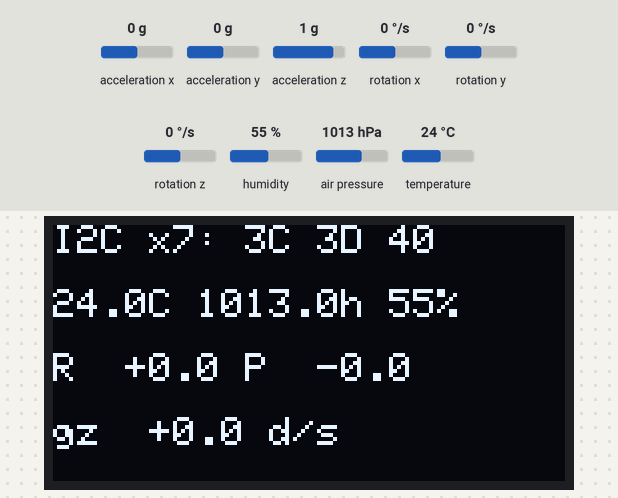
The program below on a simulated ESP32-S3. Shown: 128×64 one-colour display. Wiring (inferred from the names in the program): MPU-6050 motion sensor at I2C address 0x68. The test bench sets the inputs (shaded band); at power-on: acceleration x 0 g, acceleration y 0 g, acceleration z 1 g, air pressure 1013 hPa, temperature 24 °C, humidity 55 %, rotation x 0 °/s, rotation y 0 °/s, rotation z 0 °/s. What the program prints to the serial monitor is not drawn.

Above: at 2.8 s.
2.9 s: acceleration x set to -1.4 g
At 4.4 s:
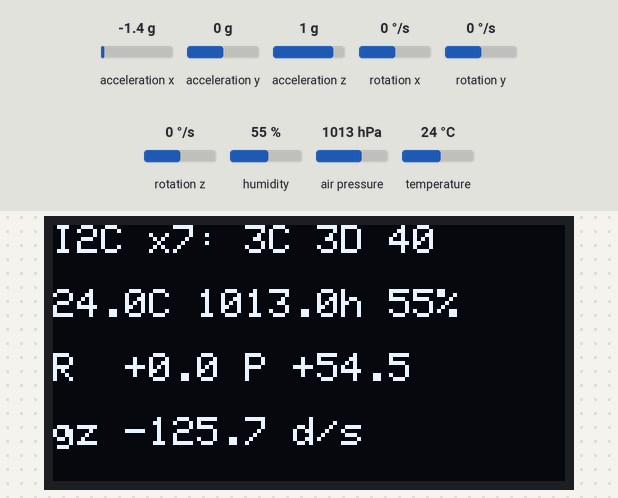
4.7 s: acceleration y set to -1.4 g
At 5.3 s:
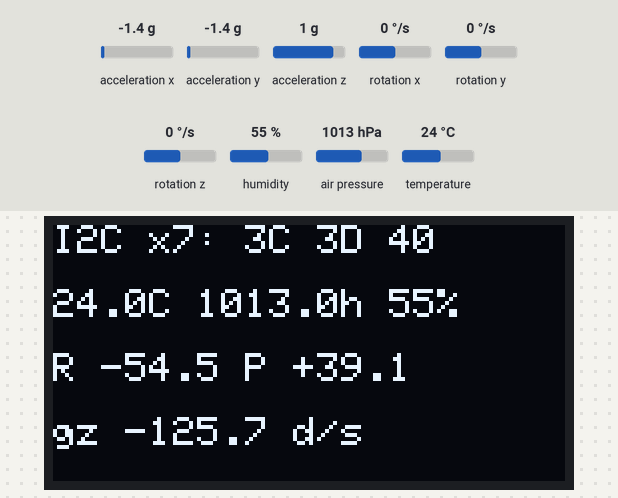
6.3 s: acceleration z set to -1.4 g
At 7.4 s:
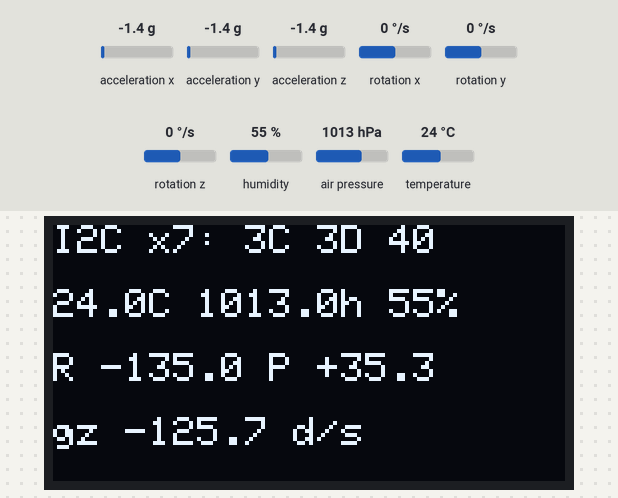
7.9 s: air pressure set to 952 hPa
At 9.7 s:
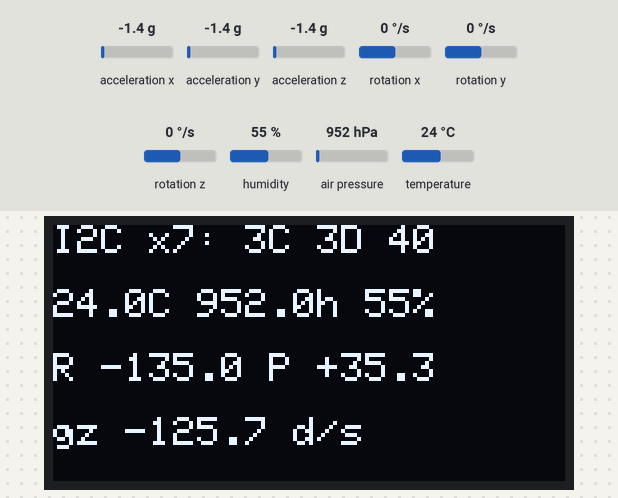
10.0 s: temperature set to 0 °C
At 11.8 s:
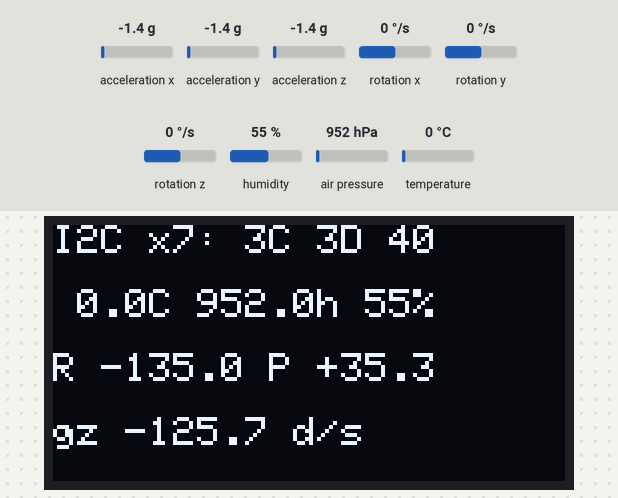
12.1 s: humidity set to 22 %
At 13.2 s:
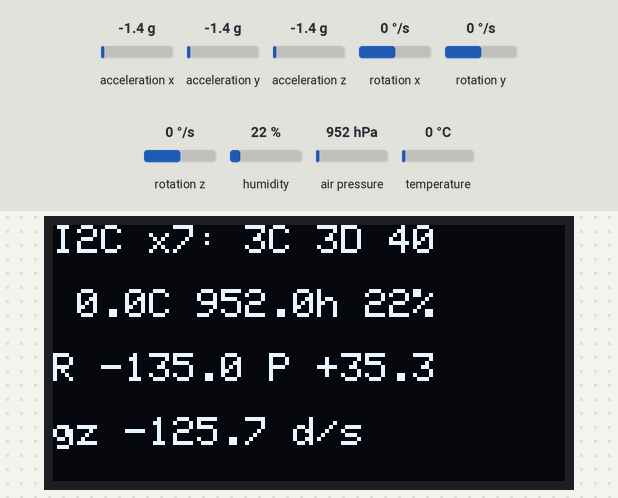
Timing chart, 0 to 15.1 s (numbered marks = the images above; inputs shaded):
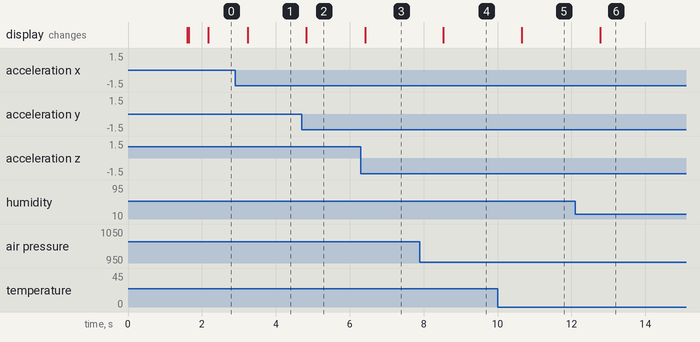

The program:

main.cpp
```cpp
#include <Arduino.h>
#include <Wire.h>
#include <Adafruit_Sensor.h>
#include <Adafruit_BME280.h>
#include <Adafruit_GFX.h>
#include <Adafruit_SSD1306.h>

// 06_i2c_sensor_suite —— 三传感器共线首发：BME280 + MPU6050 + OLED 同挂一条 I2C
// 目的：自费玩一套的核心预演——"一条总线挂全部传感器"就是 04 遥测节点的最终形态
//       （INA219 到货后挂上第 4 个地址 0x40，即为完整四件套）
// 驱动策略：BME280/OLED 用 Adafruit 库（温度补偿/显存刷新太复杂不自研）；
//           MPU6050 手写裸寄存器驱动——40 行看透"I2C 器件 = 寄存器读写"的本质，
//           且对国产兼容芯免疫（不卡 WHO_AM_I 校验）
// 接线：全部按模块丝印对号入座——VCC→3V3、GND→GND、SCL→GPIO9、SDA→GPIO8（面包板共线）

#define PIN_SDA 8
#define PIN_SCL 9

Adafruit_BME280  bme;
Adafruit_SSD1306 oled(128, 64, &Wire, -1);   // 第 4 参 reset=-1：I2C 小屏无复位脚

bool    bmeOk = false, mpuOk = false, oledOk = false;
uint8_t bmeAddr = 0, mpuAddr = 0, oledAddr = 0;
uint8_t found[16], nFound = 0;

// ———— MPU6050 裸寄存器层（寄存器地址出自其数据手册） ————
#define MPU_PWR_MGMT 0x6B   // 上电处于睡眠态，写 0 唤醒
#define MPU_ACCEL_CFG 0x1C  // 写 0 = 量程 ±2g
#define MPU_GYRO_CFG  0x1B  // 写 0 = 量程 ±250°/s
#define MPU_DATA      0x3B  // 测量数据首地址：ax ay az temp gx gy gz（大端 16 位 ×7）
#define MPU_WHO_AM_I  0x75

static bool mpuWrite(uint8_t reg, uint8_t val) {
    Wire.beginTransmission(mpuAddr);
    Wire.write(reg);
    Wire.write(val);
    return Wire.endTransmission() == 0;
}

static uint8_t mpuReadReg(uint8_t reg) {
    Wire.beginTransmission(mpuAddr);
    Wire.write(reg);
    Wire.endTransmission(false);                 // repeated-start：读完不断开
    Wire.requestFrom(mpuAddr, (uint8_t)1);
    return Wire.read();
}

// 一次连续读 14 字节拿全部 7 个量（数据手册规定必须连续读，拆开读会前后不同步）
static bool mpuRead14(int16_t out[7]) {
    Wire.beginTransmission(mpuAddr);
    Wire.write(MPU_DATA);
    if (Wire.endTransmission(false) != 0) return false;
    if (Wire.requestFrom(mpuAddr, (uint8_t)14) != 14) return false;
    uint8_t buf[14];
    for (uint8_t i = 0; i < 14; i++) buf[i] = Wire.read();
    for (uint8_t i = 0; i < 7; i++) out[i] = (int16_t)((buf[2 * i] << 8) | buf[2 * i + 1]);
    return true;
}

// ———— 总线扫描 ————
static void scanBus() {
    Serial.printf("[I2C] 扫描总线 (SDA=%d, SCL=%d) ...\n", PIN_SDA, PIN_SCL);
    for (uint8_t a = 1; a < 0x7F; a++) {
        Wire.beginTransmission(a);
        if (Wire.endTransmission() != 0) continue;
        found[nFound++] = a;
        const char *tag = "";
        if (a == 0x68) tag = "  ← MPU6050";
        if (a == 0x69) tag = "  ← MPU6050（AD0 拉高版）";
        if (a == 0x76 || a == 0x77) tag = "  ← BME280";
        if (a == 0x3C) tag = "  ← OLED";
        if (a == 0x3D) tag = "  ← OLED（备选地址）";
        Serial.printf("[I2C]   发现器件 0x%02X%s\n", a, tag);
    }
    if (!nFound) Serial.println("[I2C]   一个都没扫到 → 查 3V3/GND/SDA/SCL 四线丝印是否都插对插实");
    else {
        Serial.printf("[I2C] 共 %d 个器件在线\n", nFound);
        for (uint8_t i = 0; i < nFound; i++) {
            if (!mpuAddr && (found[i] == 0x68 || found[i] == 0x69)) mpuAddr = found[i];
            if (!bmeAddr && (found[i] == 0x76 || found[i] == 0x77)) bmeAddr = found[i];
            if (!oledAddr && (found[i] == 0x3C || found[i] == 0x3D)) oledAddr = found[i];
        }
    }
}

void setup() {
    Serial.begin(115200);
    delay(1500);
    Serial.println("\n================================================");
    Serial.println("🧩 06_i2c_sensor_suite — BME280 + MPU6050 + OLED 共线首发");
    Serial.println("================================================");

    Wire.begin(PIN_SDA, PIN_SCL);
    scanBus();

    // MPU6050：唤醒 + 量程配置 + 试读一次
    if (mpuAddr) {
        mpuOk = mpuWrite(MPU_PWR_MGMT, 0x00) && mpuWrite(MPU_ACCEL_CFG, 0x00) &&
                mpuWrite(MPU_GYRO_CFG, 0x00) && [&] { int16_t d[7]; return mpuRead14(d); }();
        Serial.printf("[MPU] 0x%02X %s（WHO_AM_I=0x%02X；非 0x68 属国产兼容芯，照常使用）\n",
                      mpuAddr, mpuOk ? "就绪" : "应答但读数失败", mpuReadReg(MPU_WHO_AM_I));
    } else Serial.println("[MPU] 未上总线（GY-521 只接 VCC/GND/SCL/SDA 四脚，XDA/XCL/AD0/INT 悬空）");

    // BME280：0x60=正品判定，同 05 工程
    if (bmeAddr) {
        bmeOk = bme.begin(bmeAddr);
        if (bme.sensorID() == 0x58) { bmeOk = false; Serial.println("[BME] 芯片 ID 0x58 → BMP280 假芯，找店家退换 ✘"); }
        else Serial.printf("[BME] 0x%02X %s（ID 0x%02X）\n", bmeAddr, bmeOk ? "就绪" : "握手失败", bme.sensorID());
    } else Serial.println("[BME] 未上总线");

    // OLED：初始化并打欢迎屏
    if (oledAddr) {
        oledOk = oled.begin(SSD1306_SWITCHCAPVCC, oledAddr);
        if (oledOk) {
            oled.clearDisplay();
            oled.setTextSize(1);
            oled.setTextColor(SSD1306_WHITE);
            oled.setCursor(0, 0);
            oled.print("UAV-LAB-01  06-suite\nI2C first light!");
            oled.display();
            Serial.printf("[OLED] 0x%02X 就绪，屏上应已出现欢迎行\n", oledAddr);
        } else Serial.println("[OLED] 初始化失败（地址在扫但不响应）→ 拍屏背面丝印核对地址");
    } else Serial.println("[OLED] 未上总线");

    Serial.printf("\n%s\n", (mpuOk + bmeOk + oledOk) == 3
        ? "✅ 三器件共线全通——“一条总线挂全部传感器”架构预演达成"
        : "⚠️ 有器件缺席，按上方提示排查后按板载 RST 重扫");
}

void loop() {
    static uint32_t n = 0, lastBme = 0;
    static float tc = 0, hpa = 0, rh = 0;

    // BME280 每 2s 刷一次（气压温度补偿读取耗时，不必每轮读）
    if (bmeOk && millis() - lastBme > 2000) {
        lastBme = millis();
        tc = bme.readTemperature();
        hpa = bme.readPressure() / 100.0f;
        rh = bme.readHumidity();
    }

    int16_t d[7];
    bool haveMpu = mpuOk && mpuRead14(d);

    float roll = 0, pitch = 0, gzdps = 0;
    if (haveMpu) {
        float ax = d[0] / 16384.0f, ay = d[1] / 16384.0f, az = d[2] / 16384.0f;  // ±2g 量程 → g
        gzdps = d[12] / 131.0f;                                                          // ±250 → °/s
        // 加速度计姿态角（静止时准；运动/振动需滤波——那是 T1.2 与毕设 #4 的正戏）
        roll  = atan2f(ay, az) * RAD_TO_DEG;
        pitch = atan2f(-ax, sqrtf(ay * ay + az * az)) * RAD_TO_DEG;
    }

    Serial.printf("#%05lu %s| T %5.1fC P %6.1fhPa H %4.1f%%\n", (unsigned long)++n,
                  haveMpu ? "" : "MPU-- ",
                  tc, hpa, rh);
    if (haveMpu)
        Serial.printf("       Roll %+6.1f  Pitch %+6.1f  gz %+6.1f d/s\n", roll, pitch, gzdps);

    if (oledOk) {
        char l[24];
        oled.clearDisplay();
        oled.setCursor(0, 0);
        snprintf(l, sizeof(l), "I2C x%d: %02X %02X %02X", nFound,
                 nFound > 0 ? found[0] : 0, nFound > 1 ? found[1] : 0, nFound > 2 ? found[2] : 0);
        oled.print(l);
        oled.setCursor(0, 16);
        snprintf(l, sizeof(l), "%4.1fC %5.1fh %2.0f%%", tc, hpa, rh);
        oled.print(l);
        oled.setCursor(0, 32);
        snprintf(l, sizeof(l), "R %+5.1f P %+5.1f", roll, pitch);
        oled.print(l);
        oled.setCursor(0, 48);
        snprintf(l, sizeof(l), "gz %+5.1f d/s %s", gzdps, haveMpu ? "" : "MPU--");
        oled.print(l);
        oled.display();
    }

    delay(500);
}
```

Measured:
- after the input at 2.9 s, the display: changes after 0.34 s (image 1)
- after the input at 4.7 s, the display: changes after 0.13 s (image 2)
- after the input at 6.3 s, the display: changes after 0.12 s (image 3)
- after the input at 7.9 s, the display: changes after 0.64 s (image 4)
- after the input at 10.0 s, the display: changes after 0.66 s (image 5)
- after the input at 12.1 s, the display: changes after 0.68 s (image 6)
